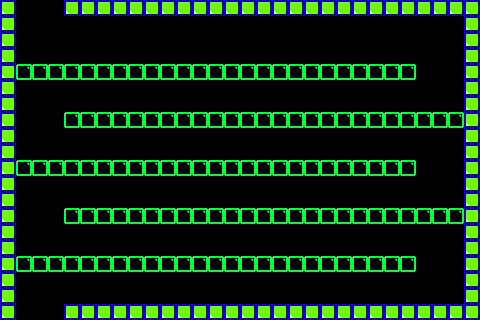

This game map was drawn from its Tiled (.tmx) file and the tilesets committed beside it. A one-line description and the trimmed map source follow:
An orthogonal 30x20 tile map with 16x16 px tiles, 2 tile layers (bricks, solidbricks), 4 tilesets and 19 objects (6x PowerUpSpawnPoint, 5x downwardShooterEnemySpawnPoint, 3x StarInGameCurrency, SpawnPoint, TimeBomb, ...).

<map version="1.0" orientation="orthogonal" width="30" height="20" tilewidth="16" tileheight="16">
 <tileset firstgid="1" name="TileSetTemplate" tilewidth="16" tileheight="16">
  <image source="TileSetTemplate.png" width="64" height="64" />
 </tileset>
 <tileset firstgid="17" name="TileSetTemplateSolid" tilewidth="16" tileheight="16">
  <image source="TileSetTemplateSolid.png" width="64" height="64" />
 </tileset>
 <tileset firstgid="33" name="Tile P (1)" tilewidth="16" tileheight="16">
  <image source="Tile P (1).png" width="16" height="16" />
 </tileset>
 <tileset firstgid="34" name="Tile 4 Green" tilewidth="16" tileheight="16">
  <image source="Tile 4 Green.png" width="16" height="16" />
 </tileset>
 <layer name="bricks" width="30" height="20">
  <data>[600 cells, 125 non-empty, 1 distinct tile ids]</data>
 </layer>
 <layer name="solidbricks" width="30" height="20">
  <data>[600 cells, 90 non-empty, 1 distinct tile ids]</data>
 </layer>
 <objectgroup name="Objects" width="30" height="20">
  <object x="441" y="107" height="1" />
  <object name="SpawnPoint" x="419" y="287">
   <properties>
    <property name="SpawnPoint" value="1" />
   </properties>
  </object>
  <object name="TimeBomb" x="44" y="144">
   <properties>
    <property name="TimeBomb" value="1" />
   </properties>
  </object>
  <object name="downwardShooterEnemySpawnPoint" x="118" y="50">
   <properties>
    <property name="WalkRightFirst" value="YES" />
    <property name="downwardShooterEnemySpawnPoint" value="1" />
   </properties>
  </object>
  <object name="StarInGameCurrency" x="446" y="150">
   <properties>
    <property name="StarInGameCurrency" value="1" />
   </properties>
  </object>
  <object name="StarInGameCurrency" x="446" y="96">
   <properties>
    <property name="StarInGameCurrency" value="1" />
   </properties>
  </object>
  <object name="StarInGameCurrency" x="39" y="237">
   <properties>
    <property name="StarInGameCurrency" value="1" />
   </properties>
  </object>
  <object x="614" y="300" height="119" />
  <object name="PowerUpSpawnPoint" x="197" y="193">
   <properties>
    <property name="PowerUpSpawnPoint" value="4" />
   </properties>
  </object>
  <object name="PowerUpSpawnPoint" x="223" y="194">
   <properties>
    <property name="PowerUpSpawnPoint" value="5" />
   </properties>
  </object>
  <object name="PowerUpSpawnPoint" x="195" y="148">
   <properties>
    <property name="PowerUpSpawnPoint" value="2" />
   </properties>
  </object>
  <object name="PowerUpSpawnPoint" x="223" y="147">
   <properties>
    <property name="PowerUpSpawnPoint" value="3" />
   </properties>
  </object>
  <object name="PowerUpSpawnPoint" x="194" y="97">
   <properties>
    <property name="PowerUpSpawnPoint" value="0" />
   </properties>
  </object>
  <object name="PowerUpSpawnPoint" x="221" y="99">
   <properties>
    <property name="PowerUpSpawnPoint" value="1" />
   </properties>
  </object>
  <object name="downwardShooterEnemySpawnPoint" x="73" y="146">
   <properties>
    <property name="WalkRightFirst" value="YES" />
    <property name="downwardShooterEnemySpawnPoint" value="1" />
   </properties>
  </object>
  <object name="downwardShooterEnemySpawnPoint" x="343" y="192">
   <properties>
    <property name="WalkRightFirst" value="NO" />
    <property name="downwardShooterEnemySpawnPoint" value="1" />
   </properties>
  </object>
  <object name="downwardShooterEnemySpawnPoint" x="259" y="100">
   <properties>
    <property name="WalkRightFirst" value="NO" />
    <property name="downwardShooterEnemySpawnPoint" value="1" />
   </properties>
  </object>
  <object name="downwardShooterEnemySpawnPoint" x="195" y="244">
   <properties>
    <property name="WalkRightFirst" value="YES" />
    <property name="downwardShooterEnemySpawnPoint" value="1" />
   </properties>
  </object>
  <object name="ExitDoor" x="241" y="81">
   <properties>
    <property name="ExitDoor" value="1" />
   </properties>
  </object>
 </objectgroup>
</map>
